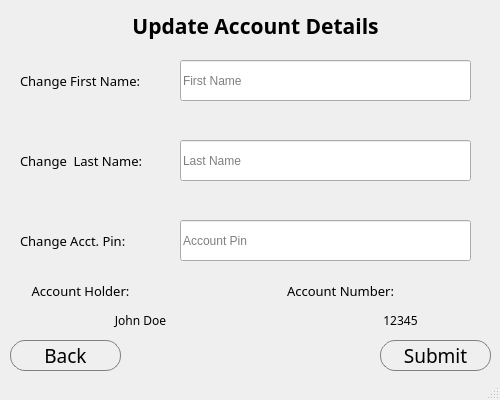
<?xml version="1.0" encoding="UTF-8"?>
<ui version="4.0">
 <class>addAccountScreen</class>
 <widget class="QMainWindow" name="addAccountScreen">
  <property name="geometry">
   <rect>
    <x>0</x>
    <y>0</y>
    <width>500</width>
    <height>400</height>
   </rect>
  </property>
  <property name="minimumSize">
   <size>
    <width>500</width>
    <height>400</height>
   </size>
  </property>
  <property name="maximumSize">
   <size>
    <width>500</width>
    <height>400</height>
   </size>
  </property>
  <property name="windowTitle">
   <string>MainWindow</string>
  </property>
  <widget class="QWidget" name="centralwidget">
   <widget class="QLabel" name="acctTypeText">
    <property name="geometry">
     <rect>
      <x>-10</x>
      <y>-10</y>
      <width>531</width>
      <height>71</height>
     </rect>
    </property>
    <property name="font">
     <font>
      <family>SF Mono</family>
      <pointsize>16</pointsize>
      <weight>75</weight>
      <italic>false</italic>
      <bold>true</bold>
      <kerning>true</kerning>
     </font>
    </property>
    <property name="text">
     <string>Update Account Details</string>
    </property>
    <property name="alignment">
     <set>Qt::AlignCenter</set>
    </property>
   </widget>
   <widget class="QPushButton" name="backButton">
    <property name="geometry">
     <rect>
      <x>10</x>
      <y>340</y>
      <width>111</width>
      <height>31</height>
     </rect>
    </property>
    <property name="font">
     <font>
      <family>SF Mono</family>
      <pointsize>14</pointsize>
     </font>
    </property>
    <property name="styleSheet">
     <string notr="true">QPushButton{
	border: 1px solid gray;
	border-radius: 15px;
}

QPushButton:hover {
    border: 1px solid white;
}</string>
    </property>
    <property name="text">
     <string>Back</string>
    </property>
   </widget>
   <widget class="QPushButton" name="submitButton">
    <property name="geometry">
     <rect>
      <x>380</x>
      <y>340</y>
      <width>111</width>
      <height>31</height>
     </rect>
    </property>
    <property name="font">
     <font>
      <family>SF Mono</family>
      <pointsize>14</pointsize>
     </font>
    </property>
    <property name="styleSheet">
     <string notr="true">QPushButton{
	border: 1px solid gray;
	border-radius: 15px;
}

QPushButton:hover {
    border: 1px solid white;
}</string>
    </property>
    <property name="text">
     <string>Submit</string>
    </property>
   </widget>
   <widget class="QLabel" name="acctHolderNum">
    <property name="geometry">
     <rect>
      <x>320</x>
      <y>290</y>
      <width>161</width>
      <height>61</height>
     </rect>
    </property>
    <property name="font">
     <font>
      <family>SF Mono</family>
      <pointsize>9</pointsize>
      <weight>50</weight>
      <italic>false</italic>
      <bold>false</bold>
      <kerning>true</kerning>
     </font>
    </property>
    <property name="text">
     <string>12345</string>
    </property>
    <property name="alignment">
     <set>Qt::AlignCenter</set>
    </property>
   </widget>
   <widget class="QLabel" name="acctNumberLabel">
    <property name="geometry">
     <rect>
      <x>240</x>
      <y>260</y>
      <width>201</width>
      <height>61</height>
     </rect>
    </property>
    <property name="font">
     <font>
      <family>SF Mono</family>
      <pointsize>10</pointsize>
      <weight>50</weight>
      <italic>false</italic>
      <bold>false</bold>
      <kerning>true</kerning>
     </font>
    </property>
    <property name="text">
     <string>Account Number:</string>
    </property>
    <property name="alignment">
     <set>Qt::AlignCenter</set>
    </property>
   </widget>
   <widget class="QLabel" name="acctHolderLabel">
    <property name="geometry">
     <rect>
      <x>-20</x>
      <y>260</y>
      <width>201</width>
      <height>61</height>
     </rect>
    </property>
    <property name="font">
     <font>
      <family>SF Mono</family>
      <pointsize>10</pointsize>
      <weight>50</weight>
      <italic>false</italic>
      <bold>false</bold>
      <kerning>true</kerning>
     </font>
    </property>
    <property name="text">
     <string>Account Holder:</string>
    </property>
    <property name="alignment">
     <set>Qt::AlignCenter</set>
    </property>
   </widget>
   <widget class="QLabel" name="acctHolderName">
    <property name="geometry">
     <rect>
      <x>60</x>
      <y>290</y>
      <width>161</width>
      <height>61</height>
     </rect>
    </property>
    <property name="font">
     <font>
      <family>SF Mono</family>
      <pointsize>9</pointsize>
      <weight>50</weight>
      <italic>false</italic>
      <bold>false</bold>
      <kerning>true</kerning>
     </font>
    </property>
    <property name="text">
     <string>John Doe</string>
    </property>
    <property name="alignment">
     <set>Qt::AlignCenter</set>
    </property>
   </widget>
   <widget class="QLabel" name="newAcctPinLabel">
    <property name="geometry">
     <rect>
      <x>20</x>
      <y>220</y>
      <width>151</width>
      <height>41</height>
     </rect>
    </property>
    <property name="font">
     <font>
      <family>SF Mono</family>
      <pointsize>10</pointsize>
     </font>
    </property>
    <property name="text">
     <string>Change Acct. Pin:</string>
    </property>
   </widget>
   <widget class="QLineEdit" name="newMemLNameEdit">
    <property name="geometry">
     <rect>
      <x>180</x>
      <y>140</y>
      <width>291</width>
      <height>41</height>
     </rect>
    </property>
    <property name="placeholderText">
     <string>Last Name</string>
    </property>
   </widget>
   <widget class="QLineEdit" name="newAcctPinEdit">
    <property name="geometry">
     <rect>
      <x>180</x>
      <y>220</y>
      <width>291</width>
      <height>41</height>
     </rect>
    </property>
    <property name="echoMode">
     <enum>QLineEdit::Password</enum>
    </property>
    <property name="placeholderText">
     <string>Account Pin</string>
    </property>
   </widget>
   <widget class="QLabel" name="newMemLNameLabel">
    <property name="geometry">
     <rect>
      <x>20</x>
      <y>140</y>
      <width>151</width>
      <height>41</height>
     </rect>
    </property>
    <property name="font">
     <font>
      <family>SF Mono</family>
      <pointsize>10</pointsize>
     </font>
    </property>
    <property name="text">
     <string>Change  Last Name:</string>
    </property>
   </widget>
   <widget class="QLineEdit" name="newMemFNameEdit">
    <property name="geometry">
     <rect>
      <x>180</x>
      <y>60</y>
      <width>291</width>
      <height>41</height>
     </rect>
    </property>
    <property name="placeholderText">
     <string>First Name</string>
    </property>
   </widget>
   <widget class="QLabel" name="newMemFNameLabel">
    <property name="geometry">
     <rect>
      <x>20</x>
      <y>60</y>
      <width>161</width>
      <height>41</height>
     </rect>
    </property>
    <property name="font">
     <font>
      <family>SF Mono</family>
      <pointsize>10</pointsize>
     </font>
    </property>
    <property name="text">
     <string>Change First Name:</string>
    </property>
   </widget>
  </widget>
  <widget class="QStatusBar" name="statusbar"/>
 </widget>
 <resources/>
 <connections/>
</ui>
